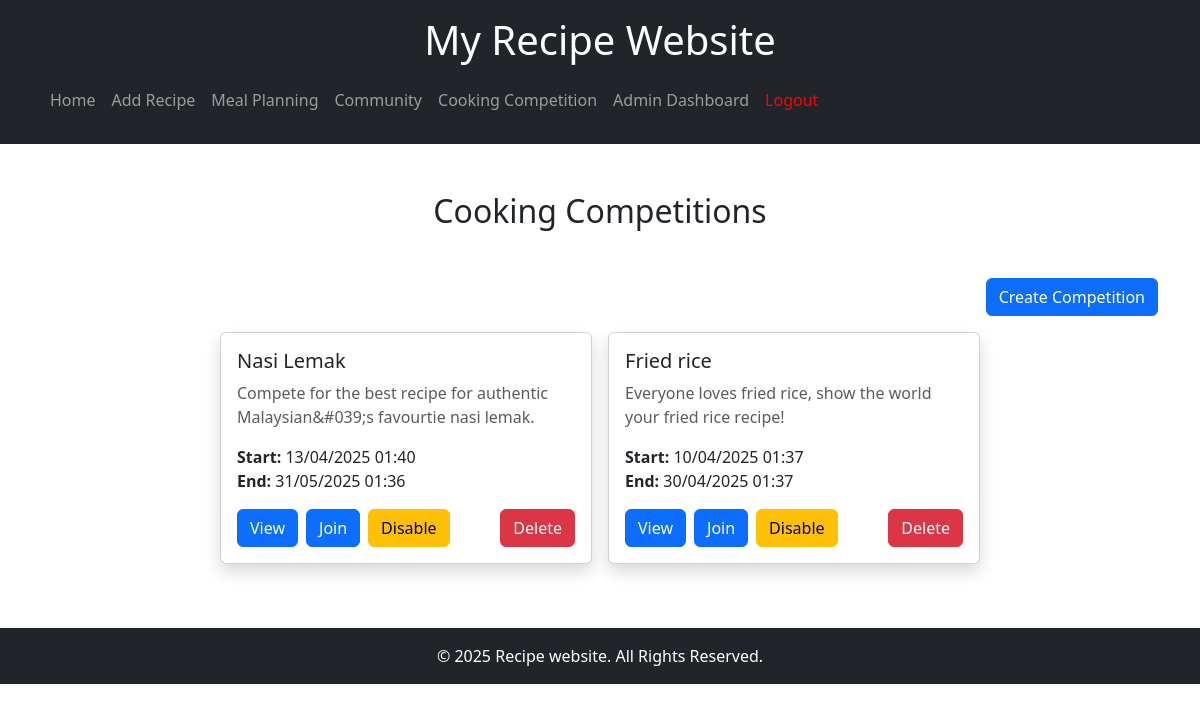
Screenshot of /competition.php (signed in) with the database file from the repository.
### tables this page shows
CREATE TABLE `competitions` (
  `id` int(11) NOT NULL,
  `name` varchar(255) NOT NULL,
  `description` text NOT NULL,
  `start_time` datetime NOT NULL,
  `end_time` datetime NOT NULL,
  `isActive` tinyint(1) NOT NULL DEFAULT 1
);

### competition.php (the view, shortened to what this page needs)
<?php
    include "./db/connect_db.php";
 ?>
<!DOCTYPE html>
<html lang="en">
    <head>
        <?php include "./components/styling.php" ?>
    </head>
    <body>
        <?php include 'components/navbar.php'; ?>
        <div class="container mt-5">
            <h2 class="text-center mb-5">Cooking Competitions</h2>
            <?php if(isset($_SESSION["role"]) && $_SESSION["role"] == "admin"): ?>
                <div class="d-flex justify-content-end mb-3">
                    <button class="btn btn-primary" data-bs-toggle="modal" data-bs-target="#createCompetitionModal">Create Competition</button>
                </div>
            <?php endif; ?>
            <div class="d-flex justify-content-center flex-wrap gap-3 w-100">
                <?php
                $stmt = $conn->prepare("SELECT id, name, description, start_time, end_time, isActive FROM competitions ORDER BY end_time DESC");
                $stmt->execute();
                $result = $stmt->get_result();
                $competitions = $result->fetch_all(MYSQLI_ASSOC);
                $userEntries = [];
                if (count($competitions) > 0) {
                    foreach ($competitions as $row) {
                        $competitionId = $row["id"];
                        $isUserJoined = isset($userEntries[$competitionId]);
                ?>
                        <div class="col-md-4 mb-3" data-competition-id="<?php echo $competitionId ?>">
                            <div class="card h-100 shadow">
                                <div class="card-body">
                                    <h5 class="card-title"><?php echo htmlspecialchars($row['name']); ?></h5>
                                    <p class="card-text text-muted"><?php echo htmlspecialchars($row['description']); ?></p>
                                    <p class="card-text">
                                        <strong>Start:</strong> <?php echo (new DateTime($row['start_time']))->format('d/m/Y H:i'); ?><br>
                                        <strong>End:</strong> <?php echo (new DateTime($row['end_time']))->format('d/m/Y H:i'); ?>
                                    </p>
                                    <div class="d-flex align-items-center flex-wrap">
                                        <a class="btn btn-primary me-2" href="view_competition.php?id=<?php echo $competitionId ?>">View</a>
                                        <?php
                                            if(isset($_SESSION["username"])):
                                                $startTime = new DateTime($row["start_time"]);
                                                $endTime = new DateTime($row["end_time"]);
                                                $currentTime = new DateTime();
                                                $isCompetitionError = ($currentTime < $startTime) || ($currentTime > $endTime);
                                        ?>
                                            <a data-bs-toggle="modal" data-bs-target="#joinCompetitionModal" onclick="updateJoinCompetition(<?php echo $competitionId ?>, '<?php echo $row["name"] ?>')" class="btn btn-primary me-2 <?php if(!$row['isActive'] || $isCompetitionError) echo "disabled opacity-50" ?>">
                                                <?php
                                                    if($currentTime < $startTime){
                                                        echo "Not started";
                                                    } else if($currentTime > $endTime){
                                                        echo "Ended";
                                                    } else {
                                                        echo $isUserJoined ? "Update Entry" : "Join";
                                                    }
                                                ?>
                                            </a>
                                        <?php endif; ?>
                                        <?php if(isset($_SESSION["role"]) && $_SESSION["role"] == "admin"): ?>
                                            <button onClick="toggleCompetition(this, '<?php echo $competitionId ?>')" class="btn btn-<?php echo $row['isActive'] ? "warning" : "success" ?>">
                                                <?php echo $row['isActive'] ? "Disable" : "Enable" ?>
                                            </button>
                                            <button onClick="deleteCompetition('<?php echo $competitionId ?>')" class="btn btn-danger ms-auto">
                                                Delete
                                            </button>
                                        <?php endif; ?>
                                    </div>
                                </div>
                            </div>
                        </div>
                <?php
                    }
                    } else {
                        echo "<p class='text-muted'>There are currently no competitions, check back later!</p>";
                    }
                ?>
            </div>
        </div>
        <?php include "./components/footer.php"; ?>
    </body>
</html>

### rows the page displays
competitions: name "Nasi Lemak", description "Compete for the best recipe for authentic Malaysian&#039;s favourtie nasi lemak.", start_time "13/04/2025 01:40", end_time "31/05/2025 01:36", shows "Join", isActive "Disable"
competitions: name "Fried rice", description "Everyone loves fried rice, show the world your fried rice recipe!", start_time "10/04/2025 01:37", end_time "30/04/2025 01:37", shows "Join", isActive "Disable"
